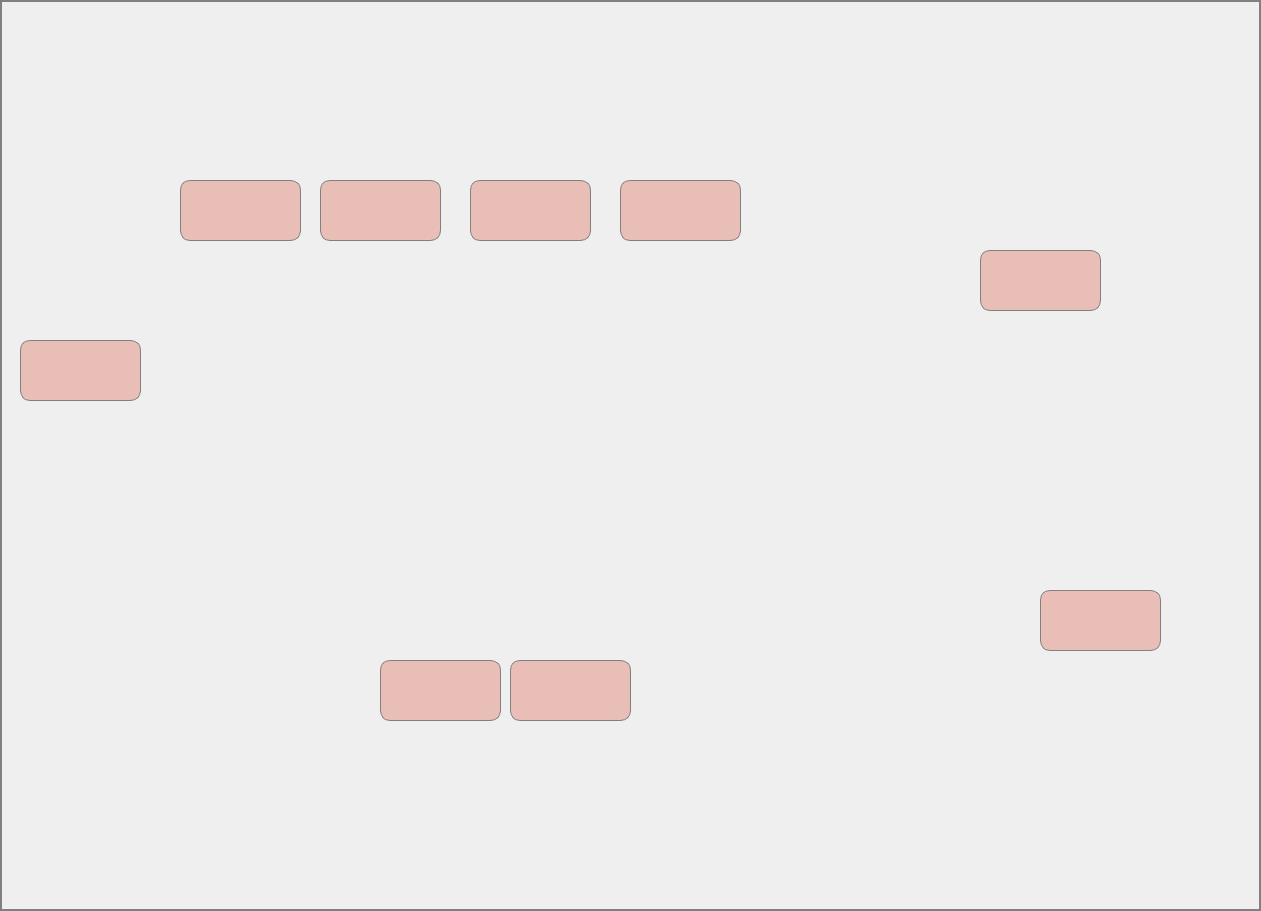
<?xml version="1.0" encoding="UTF-8"?>
<ui version="4.0">
 <class>Dialog</class>
 <widget class="QDialog" name="Dialog">
  <property name="geometry">
   <rect>
    <x>0</x>
    <y>0</y>
    <width>1261</width>
    <height>911</height>
   </rect>
  </property>
  <property name="windowTitle">
   <string>9th Floor Temperature</string>
  </property>
  <widget class="QLabel" name="label">
   <property name="geometry">
    <rect>
     <x>0</x>
     <y>0</y>
     <width>1261</width>
     <height>911</height>
    </rect>
   </property>
   <property name="styleSheet">
    <string notr="true">border:2px solid grey;</string>
   </property>
   <property name="text">
    <string/>
   </property>
   <property name="pixmap">
    <pixmap>8F.jpg</pixmap>
   </property>
  </widget>
  <widget class="QLabel" name="label_2">
   <property name="geometry">
    <rect>
     <x>660</x>
     <y>290</y>
     <width>111</width>
     <height>61</height>
    </rect>
   </property>
   <property name="font">
    <font>
     <family>Times New Roman</family>
     <pointsize>28</pointsize>
    </font>
   </property>
   <property name="text">
    <string/>
   </property>
  </widget>
  <widget class="QLabel" name="label_3">
   <property name="geometry">
    <rect>
     <x>470</x>
     <y>400</y>
     <width>111</width>
     <height>61</height>
    </rect>
   </property>
   <property name="font">
    <font>
     <family>Times New Roman</family>
     <pointsize>28</pointsize>
    </font>
   </property>
   <property name="text">
    <string/>
   </property>
  </widget>
  <widget class="QLabel" name="label_4">
   <property name="geometry">
    <rect>
     <x>1040</x>
     <y>590</y>
     <width>121</width>
     <height>61</height>
    </rect>
   </property>
   <property name="font">
    <font>
     <family>Times New Roman</family>
     <pointsize>28</pointsize>
    </font>
   </property>
   <property name="styleSheet">
    <string notr="true">background-color:rgba(222, 114, 94,100);
color:rgb(222, 114, 94);
border:1px solid grey;
border-radius: 10px;</string>
   </property>
   <property name="text">
    <string/>
   </property>
  </widget>
  <widget class="QLabel" name="label_5">
   <property name="geometry">
    <rect>
     <x>980</x>
     <y>250</y>
     <width>121</width>
     <height>61</height>
    </rect>
   </property>
   <property name="font">
    <font>
     <family>Times New Roman</family>
     <pointsize>28</pointsize>
    </font>
   </property>
   <property name="styleSheet">
    <string notr="true">background-color:rgba(222, 114, 94,100);
color:rgb(222, 114, 94);
border:1px solid grey;
border-radius: 10px;</string>
   </property>
   <property name="text">
    <string/>
   </property>
  </widget>
  <widget class="QLabel" name="label_6">
   <property name="geometry">
    <rect>
     <x>20</x>
     <y>340</y>
     <width>121</width>
     <height>61</height>
    </rect>
   </property>
   <property name="font">
    <font>
     <family>Times New Roman</family>
     <pointsize>28</pointsize>
    </font>
   </property>
   <property name="styleSheet">
    <string notr="true">background-color:rgba(222, 114, 94,100);
color:rgb(222, 114, 94);
border:1px solid grey;
border-radius: 10px;</string>
   </property>
   <property name="text">
    <string/>
   </property>
  </widget>
  <widget class="QLabel" name="label_7">
   <property name="geometry">
    <rect>
     <x>180</x>
     <y>180</y>
     <width>121</width>
     <height>61</height>
    </rect>
   </property>
   <property name="font">
    <font>
     <family>Times New Roman</family>
     <pointsize>28</pointsize>
    </font>
   </property>
   <property name="styleSheet">
    <string notr="true">background-color:rgba(222, 114, 94,100);
color:rgb(222, 114, 94);
border:1px solid grey;
border-radius: 10px;</string>
   </property>
   <property name="text">
    <string/>
   </property>
  </widget>
  <widget class="QLabel" name="label_8">
   <property name="geometry">
    <rect>
     <x>320</x>
     <y>180</y>
     <width>121</width>
     <height>61</height>
    </rect>
   </property>
   <property name="font">
    <font>
     <family>Times New Roman</family>
     <pointsize>28</pointsize>
    </font>
   </property>
   <property name="styleSheet">
    <string notr="true">background-color:rgba(222, 114, 94,100);
color:rgb(222, 114, 94);
border:1px solid grey;
border-radius: 10px;</string>
   </property>
   <property name="text">
    <string/>
   </property>
  </widget>
  <widget class="QLabel" name="label_9">
   <property name="geometry">
    <rect>
     <x>620</x>
     <y>180</y>
     <width>121</width>
     <height>61</height>
    </rect>
   </property>
   <property name="font">
    <font>
     <family>Times New Roman</family>
     <pointsize>28</pointsize>
    </font>
   </property>
   <property name="styleSheet">
    <string notr="true">background-color:rgba(222, 114, 94,100);
color:rgb(222, 114, 94);
border:1px solid grey;
border-radius: 10px;</string>
   </property>
   <property name="text">
    <string/>
   </property>
  </widget>
  <widget class="QLabel" name="label_10">
   <property name="geometry">
    <rect>
     <x>470</x>
     <y>180</y>
     <width>121</width>
     <height>61</height>
    </rect>
   </property>
   <property name="font">
    <font>
     <family>Times New Roman</family>
     <pointsize>28</pointsize>
    </font>
   </property>
   <property name="styleSheet">
    <string notr="true">background-color:rgba(222, 114, 94,100);
color:rgb(222, 114, 94);
border:1px solid grey;
border-radius: 10px;</string>
   </property>
   <property name="text">
    <string/>
   </property>
  </widget>
  <widget class="QLabel" name="label_11">
   <property name="geometry">
    <rect>
     <x>380</x>
     <y>660</y>
     <width>121</width>
     <height>61</height>
    </rect>
   </property>
   <property name="font">
    <font>
     <family>Times New Roman</family>
     <pointsize>28</pointsize>
    </font>
   </property>
   <property name="styleSheet">
    <string notr="true">background-color:rgba(222, 114, 94,100);
color:rgb(222, 114, 94);
border:1px solid grey;
border-radius: 10px;</string>
   </property>
   <property name="text">
    <string/>
   </property>
  </widget>
  <widget class="QLabel" name="label_12">
   <property name="geometry">
    <rect>
     <x>510</x>
     <y>660</y>
     <width>121</width>
     <height>61</height>
    </rect>
   </property>
   <property name="font">
    <font>
     <family>Times New Roman</family>
     <pointsize>28</pointsize>
    </font>
   </property>
   <property name="styleSheet">
    <string notr="true">background-color:rgba(222, 114, 94,100);
color:rgb(222, 114, 94);
border:1px solid grey;
border-radius: 10px;</string>
   </property>
   <property name="text">
    <string/>
   </property>
  </widget>
 </widget>
 <resources/>
 <connections/>
</ui>
